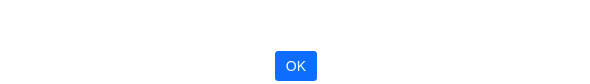
<?xml version="1.0" encoding="UTF-8"?>
<ui version="4.0">
 <class>AlertDialog</class>
 <widget class="QDialog" name="AlertDialog">
  <property name="geometry">
   <rect>
    <x>0</x>
    <y>0</y>
    <width>590</width>
    <height>84</height>
   </rect>
  </property>
  <property name="windowTitle">
   <string>Alert</string>
  </property>
  <property name="styleSheet">
   <string notr="true">#OKBtn {
	background-color: #0d6efd;
	color: #ffffff;
	border: none;
	border-radius: 3px;
	padding: 5px 10px;
	font-size: 14px;
	padding: 5px 10px;
}

#AlertDialog {
	background-color: #ffffff;
}

#messageLbl {
	color: #00b33c;
}</string>
  </property>
  <property name="modal">
   <bool>true</bool>
  </property>
  <widget class="QLabel" name="messageLbl">
   <property name="geometry">
    <rect>
     <x>30</x>
     <y>9</y>
     <width>541</width>
     <height>31</height>
    </rect>
   </property>
   <property name="font">
    <font>
     <pointsize>11</pointsize>
    </font>
   </property>
   <property name="text">
    <string/>
   </property>
   <property name="alignment">
    <set>Qt::AlignCenter</set>
   </property>
  </widget>
  <widget class="QWidget" name="layoutWidget">
   <property name="geometry">
    <rect>
     <x>10</x>
     <y>50</y>
     <width>571</width>
     <height>32</height>
    </rect>
   </property>
   <layout class="QHBoxLayout" name="horizontalLayout">
    <item>
     <spacer name="horizontalSpacer">
      <property name="orientation">
       <enum>Qt::Horizontal</enum>
      </property>
      <property name="sizeHint" stdset="0">
       <size>
        <width>238</width>
        <height>20</height>
       </size>
      </property>
     </spacer>
    </item>
    <item>
     <widget class="QPushButton" name="OKBtn">
      <property name="minimumSize">
       <size>
        <width>0</width>
        <height>30</height>
       </size>
      </property>
      <property name="maximumSize">
       <size>
        <width>16777215</width>
        <height>30</height>
       </size>
      </property>
      <property name="text">
       <string>OK</string>
      </property>
     </widget>
    </item>
    <item>
     <spacer name="horizontalSpacer_2">
      <property name="orientation">
       <enum>Qt::Horizontal</enum>
      </property>
      <property name="sizeHint" stdset="0">
       <size>
        <width>258</width>
        <height>20</height>
       </size>
      </property>
     </spacer>
    </item>
   </layout>
  </widget>
 </widget>
 <resources/>
 <connections/>
</ui>
